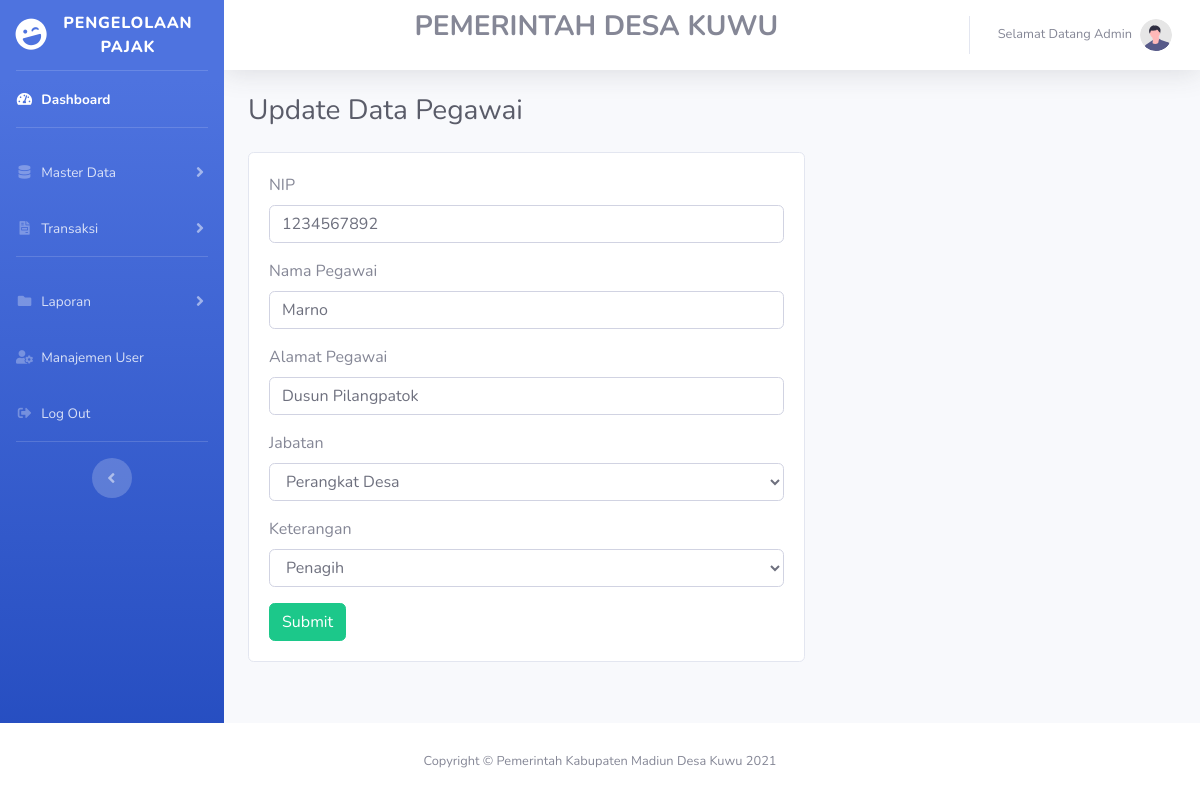
Screenshot of /admin/dataPegawai/updateData/5 with the database file from the repository.
### tables this page shows
CREATE TABLE `data_pegawai` (
  `id_pegawai` int(11) NOT NULL,
  `nip` varchar(50) NOT NULL,
  `nama_pegawai` varchar(225) NOT NULL,
  `alamat_pegawai` varchar(225) NOT NULL,
  `jabatan` varchar(50) NOT NULL,
  `keterangan` varchar(50) NOT NULL
);

### application/controllers/admin/dataPegawai.php (called while the page is built, shortened)
<?php
class DataPegawai extends CI_Controller
{
	public function updateData($id)
	{
		$data['title'] = "Update Data Pegawai";
		$data['pegawai'] = $this->db->query("SELECT * FROM data_pegawai WHERE id_pegawai='$id' ")->result();
		$this->load->view('templates_admin/header', $data);
		$this->load->view('templates_admin/sidebar', $data);
		$this->load->view('admin/updateDataPegawai', $data);
		$this->load->view('templates_admin/footer', $data);
	}
}

### index.php (called while the page is built, shortened)
<?php
require_once BASEPATH.'core/CodeIgniter.php';

### application/views/admin/updateDataPegawai.php (the view, shortened to what this page needs)
<div class="container-fluid">
    <div class="d-sm-flex align-items-center justify-content-between mb-4">
        <h1 class="h3 mb-0 text-gray-800"><?php echo $title ?></h1>
    </div>
    <div class="card" style="width: 60%; margin-bottom: 100px">
        <div class="card-body">
            <?php foreach ($pegawai as $p) : ?>
                <form method="POST" action="<?php echo base_url('admin/dataPegawai/updateDataAksi') ?>">
                    <div class="form-group">
                        <label>NIP</label>
                        <input type="text" name="nip" class="form-control" value="<?php echo $p->nip  ?>">
                    </div>
                    <div class="form-group">
                        <label>Nama Pegawai</label>
                        <input type="text" name="nama_pegawai" class="form-control" value="<?php echo $p->nama_pegawai ?>">
                    </div>
                    <div class="form-group">
                        <label>Alamat Pegawai</label>
                        <input type="text" name="alamat_pegawai" class="form-control" value="<?php echo $p->alamat_pegawai  ?>">
                    </div>
                    <div class="form-group">
                        <label>Jabatan</label>
                        <select type="text" name="jabatan" class="form-control">
                        <option value="<?php echo $p->jabatan ?>"><?php echo $p->jabatan ?></option>
                    </select>
                    </div>
                    <div class="form-group">
                        <label>Keterangan</label>
                       <select type="text" name="keterangan" class="form-control">
                        <option value="<?php echo $p->keterangan ?>"><?php echo $p->keterangan ?></option>
                    </select>
                    </div>
                    <button type="submit" class="btn btn-success">Submit</button>
                </form>
            <?php endforeach; ?>
        </div>
    </div>
</div>

### rows the page displays
data_pegawai: nip "1234567892", nama_pegawai "Marno", alamat_pegawai "Dusun Pilangpatok", jabatan "Perangkat Desa", keterangan "Penagih"

### other values shown
$title "Update Data Pegawai"
